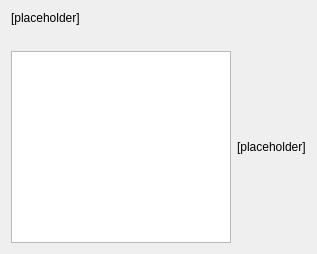
       <widget class="QWidget" name="pg4LayerMode">
        <layout class="QVBoxLayout" name="verticalLayout_27">
         <item>
          <widget class="QLabel" name="lblSelectLayerMode">
           <property name="styleSheet">
            <string notr="true">font: 11pt &quot;Ubuntu&quot;;</string>
           </property>
           <property name="text">
            <string>[placeholder]</string>
           </property>
           <property name="alignment">
            <set>Qt::AlignLeading|Qt::AlignLeft|Qt::AlignTop</set>
           </property>
           <property name="wordWrap">
            <bool>true</bool>
           </property>
          </widget>
         </item>
         <item>
          <spacer name="verticalSpacer_30">
           <property name="orientation">
            <enum>Qt::Vertical</enum>
           </property>
           <property name="sizeType">
            <enum>QSizePolicy::Fixed</enum>
           </property>
           <property name="sizeHint" stdset="0">
            <size>
             <width>20</width>
             <height>20</height>
            </size>
           </property>
          </spacer>
         </item>
         <item>
          <layout class="QGridLayout" name="gridLayout_23">
           <item row="0" column="0">
            <widget class="QListWidget" name="lstLayerModes">
             <property name="sizePolicy">
              <sizepolicy hsizetype="Fixed" vsizetype="Expanding">
               <horstretch>0</horstretch>
               <verstretch>0</verstretch>
              </sizepolicy>
             </property>
             <property name="minimumSize">
              <size>
               <width>220</width>
               <height>0</height>
              </size>
             </property>
             <property name="maximumSize">
              <size>
               <width>220</width>
               <height>16777215</height>
              </size>
             </property>
             <property name="baseSize">
              <size>
               <width>0</width>
               <height>0</height>
              </size>
             </property>
            </widget>
           </item>
           <item row="0" column="1">
            <widget class="QLabel" name="lblDescribeLayerMode">
             <property name="sizePolicy">
              <sizepolicy hsizetype="Expanding" vsizetype="Expanding">
               <horstretch>0</horstretch>
               <verstretch>0</verstretch>
              </sizepolicy>
             </property>
             <property name="styleSheet">
              <string notr="true">font: 11pt &quot;Ubuntu&quot;;</string>
             </property>
             <property name="text">
              <string>[placeholder]</string>
             </property>
             <property name="alignment">
              <set>Qt::AlignLeading|Qt::AlignLeft|Qt::AlignVCenter</set>
             </property>
             <property name="wordWrap">
              <bool>true</bool>
             </property>
             <property name="margin">
              <number>0</number>
             </property>
            </widget>
           </item>
          </layout>
         </item>
        </layout>
       </widget>
